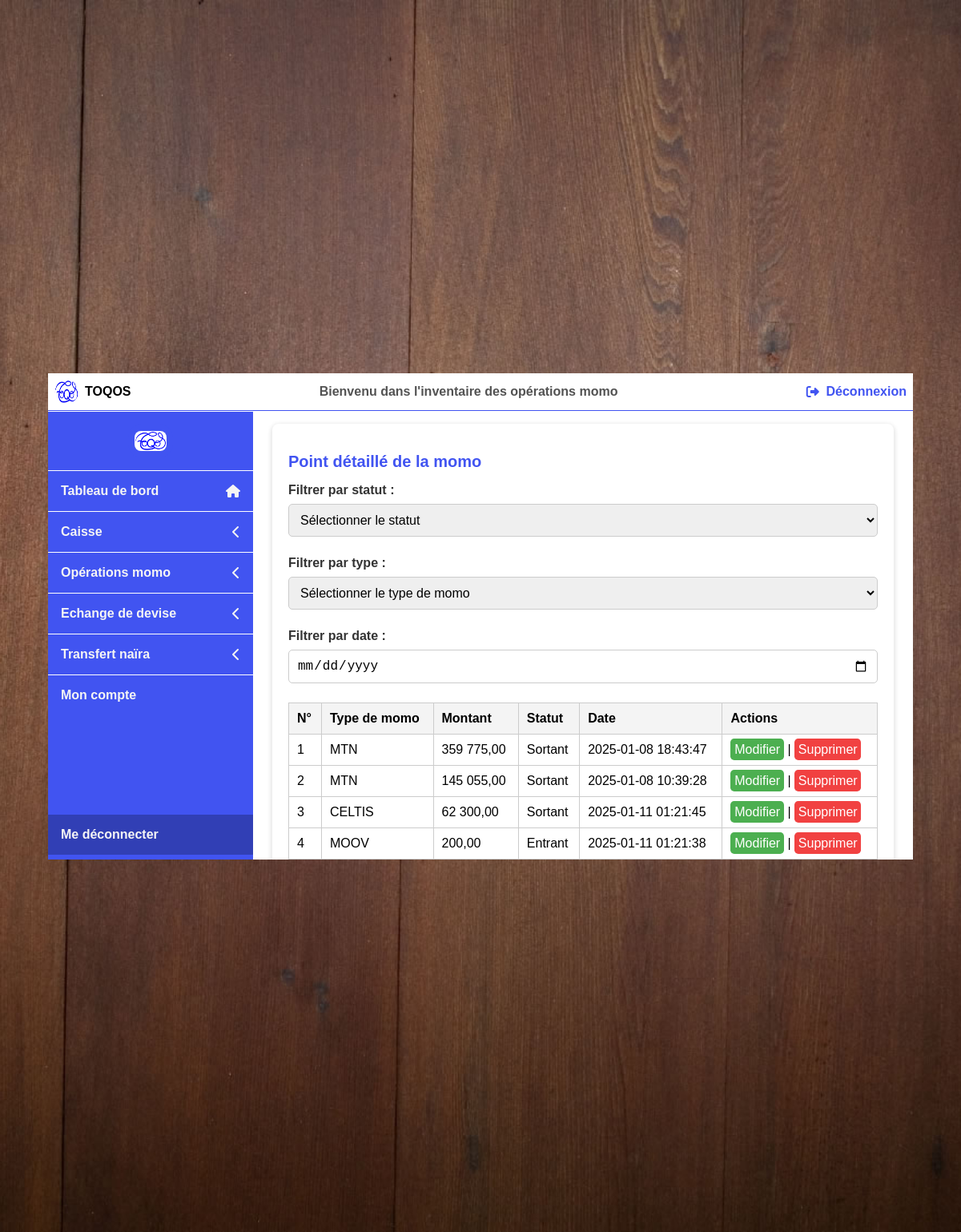
/pages/momo/view-momo.php (signed in), run on the app's committed database.
### tables this page shows
CREATE TABLE `momo` (
  `id` int NOT NULL AUTO_INCREMENT,
  `type` varchar(50) NOT NULL,
  `amount` float NOT NULL,
  `statut` enum('Entrant','Sortant') NOT NULL,
  `date` timestamp NULL DEFAULT CURRENT_TIMESTAMP,
  PRIMARY KEY (`id`)
);

### pages/momo/MomoController.php (called while the page is built, shortened)
 <?php
    class MomoController
    {
        private function connectDb()
        {
            try {
                $db = new PDO("mysql:host=localhost;dbname=db_niyi", "mouksite", "", [
                    PDO::ATTR_ERRMODE => PDO::ERRMODE_EXCEPTION,
                    PDO::ATTR_DEFAULT_FETCH_MODE => PDO::FETCH_ASSOC
                ]);
                return $db;
            } catch (PDOException $error) {
                error_log("Database connection error: " . $error->getMessage());
                die("Erreur de connexion à la base de données.");
            }
        }
        public function getAllAmounts()
        {
            $db = $this->connectDb();
            $query = "SELECT * FROM momo";
            $stmt = $db->query($query);
            return $stmt->fetchAll();
        }
    }
?>

### pages/momo/view-momo.php (the view, shortened to what this page needs)
<?php
	require_once("header.php");
	require_once("MomoController.php");
	$momoController = new MomoController();
	$momoData = $momoController->getAllAmounts();
?>
<div class="dashboard__container">
	<div class="dashboard__container-elements">
		<section id="view-momo" class="dashboard__section">
			<h2 class="dashboard__title">Point détaillé de la momo</h2>
			<div class="filters">
				<label for="date-filter" class="filters__label"
					>Filtrer par statut :</label
				>
				<select id="statut-momo" name="statut-momo" class="filters__input">
					<option selected disabled> Sélectionner le statut</option>
				</select>
			</div>
			<div class="filters">
				<label for="date-filter" class="filters__label">Filtrer par type :</label>
				<select id="type-momo" name="type-momo" class="filters__input">
					<option selected disabled> Sélectionner le type de momo</option>
				</select>
			</div>
			<div class="filters">
				<label for="date-filter" class="filters__label"
					>Filtrer par date :</label
				>
				<input type="date" name="date" id="date" class="filters__input" />
			</div>
			<table class="table">
				<thead class="table__head">
					<tr class="table__row">
						<th class="table__cell">N°</th>
						<th class="table__cell">Type de momo</th>
						<th class="table__cell">Montant</th>
						<th class="table__cell">Statut</th>
						<th class="table__cell">Date</th>
						<th class="table__cell">Actions</th>
					</tr>
				</thead>
				<tbody id="attendance-table" class="table__body">
					<?php foreach ($momoData as $index => $row): ?>
						<tr class="table__row">
							<td class="table__cell"><?= $index + 1 ?></td>
							<td class="table__cell"><?= htmlspecialchars($row['type']) ?></td>
							<td class="table__cell"><?= number_format($row['amount'], 2, ',', ' ') ?></td>
							<td class="table__cell"><?= htmlspecialchars($row['statut']) ?></td>
							<td class="table__cell"><?= htmlspecialchars($row['date']) ?></td>
							<td class="table__cell">
								<a href="edit-momo.php?id=<?= $row['id'] ?>" class="btn-success btn-action">Modifier</a> |
								<a href="#" id="delete-momo" onclick="delMomo(<?= $row['id'] ?>);" class="btn-danger btn-action">Supprimer</a>
							</td>
						</tr>
					<?php endforeach; ?>
				</tbody>
			</table>
		</section>
	</div>
</div>
<?php
	require_once("nav.php");
	require_once("footer.php");
?>

### assets/css/dashbord.css (style rules this page uses)
* { box-sizing: border-box; }
body { font-family: sans-serif; margin: 0; }
.dashboard__container { position: absolute; top: 2.95rem; left: 0; width: 100%; padding-left: 17.5rem; padding-right: 1.5rem; overflow: auto; height: 35rem; }
.dashboard__container-elements { display: flex; align-items: center; justify-content: space-evenly; margin: 1rem 0rem; }
.dashboard__section { width: 100%; background-color: #fff; padding: 20px; margin-bottom: 20px; border-radius: 8px; box-shadow: 0 2px 5px 2px rgba(0, 0, 0, 0.1); }
.dashboard__title { font-size: 20px; margin-bottom: 15px; color: #4154f1; }
.filters { width: 100%; margin-bottom: 1.5rem; }
.filters__label { display: block; color: #333; font-weight: bold; margin: 0.5rem 0rem; }
.filters__input { width: 100%; padding: 10px; font-size: 16px; border: 1px solid #ccc; border-radius: 5px; outline: none; }
.table { width: 100%; border-collapse: collapse; }
.table__head { background-color: #f4f4f4; }
.table__cell { border: 1px solid #ccc; padding: 10px; text-align: left; }
a { text-decoration: none; }
.btn-action { color: #fff; padding: 0.3rem; border-style: none; border-radius: 0.3rem; }
.btn-success { background: #4caf50; }
.btn-danger { background: #f14141; }

### data on the page
momo: type "MTN", amount "359 775,00", statut "Sortant", date "2025-01-08 18:43:47"
momo: type "MTN", amount "145 055,00", statut "Sortant", date "2025-01-08 10:39:28"
momo: type "CELTIS", amount "62 300,00", statut "Sortant", date "2025-01-11 01:21:45"
momo: type "MOOV", amount "200,00", statut "Entrant", date "2025-01-11 01:21:38"

### other printed values
$_SESSION['userName'] "TOQOS"
